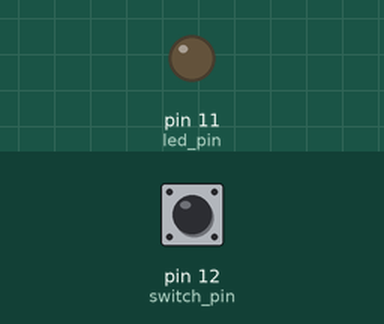
Simulated run of this program. Board: Raspberry Pi (header pin numbers). Parts: output pins drawn as LEDs (lit = HIGH). Inputs (shaded band) come from the test bench; at power-on: pin 12 (switch_pin) HIGH.

Above: at 1.2 s.
1.3 s: pin 12 (switch_pin) pulled LOW for 0.15 s
At 1.9 s:
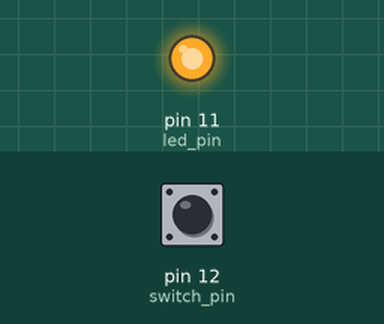
2.9 s: pin 12 (switch_pin) pulled LOW for 1 s
At 4.3 s:
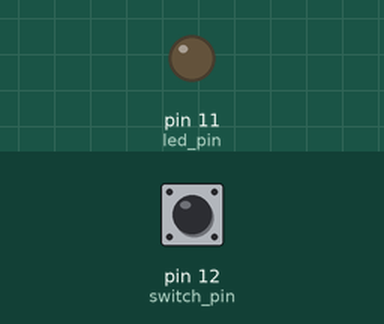
5.4 s: pin 12 (switch_pin) pulled LOW for 3.2 s
At 6.2 s:
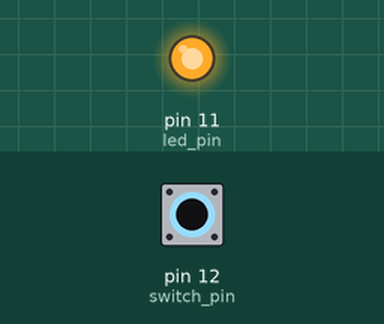
Timing chart, 0 to 8.4 s (numbered marks = the images above; inputs shaded):
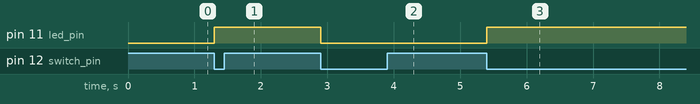

Measured:
- after the input at 1.3 s, pin 11 (led_pin): LOW → HIGH at once
- after the input at 2.9 s, pin 11 (led_pin): HIGH → LOW at once
- after the input at 5.4 s, pin 11 (led_pin): LOW → HIGH at once

The program:

btn_switch.py
```python
import RPi.GPIO as GPIO

GPIO.setmode(GPIO.BOARD)

switch_pin = 12
led_pin = 11

GPIO.setup(switch_pin, GPIO.IN, pull_up_down=GPIO.PUD_UP)
GPIO.setup(led_pin, GPIO.OUT)

try:
  led_state = False
  old_input_state = True # pulled-up
  while True:
    new_input_state = GPIO.input(switch_pin)
    if new_input_state == False and old_input_state == True:
      led_state = not led_state
    old_input_state = new_input_state
    GPIO.output(led_pin, led_state)
except KeyboardInterrupt:
  pass
finally:
  GPIO.cleanup()
```
